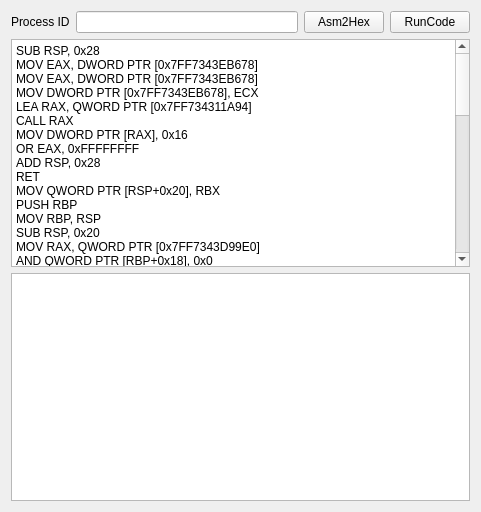
<?xml version="1.0" encoding="UTF-8"?>
<ui version="4.0">
 <class>AsmCodeRunClass</class>
 <widget class="QMainWindow" name="AsmCodeRunClass">
  <property name="geometry">
   <rect>
    <x>0</x>
    <y>0</y>
    <width>481</width>
    <height>512</height>
   </rect>
  </property>
  <property name="windowTitle">
   <string>AsmCodeRun</string>
  </property>
  <widget class="QWidget" name="centralWidget">
   <layout class="QGridLayout" name="gridLayout">
    <item row="0" column="0">
     <layout class="QVBoxLayout" name="verticalLayout">
      <item>
       <layout class="QHBoxLayout" name="horizontalLayout">
        <item>
         <widget class="QLabel" name="label">
          <property name="text">
           <string>Process ID</string>
          </property>
         </widget>
        </item>
        <item>
         <widget class="QLineEdit" name="ProcessID">
          <property name="text">
           <string/>
          </property>
          <property name="maxLength">
           <number>6</number>
          </property>
         </widget>
        </item>
        <item>
         <widget class="QPushButton" name="ExchangeCode">
          <property name="text">
           <string>Asm2Hex</string>
          </property>
         </widget>
        </item>
        <item>
         <widget class="QPushButton" name="RunCode">
          <property name="text">
           <string>RunCode</string>
          </property>
         </widget>
        </item>
       </layout>
      </item>
     </layout>
    </item>
    <item row="1" column="0">
     <layout class="QVBoxLayout" name="verticalLayout_2">
      <item>
       <widget class="QTextEdit" name="AsmCode">
        <property name="inputMethodHints">
         <set>Qt::ImhMultiLine</set>
        </property>
        <property name="html">
         <string>&lt;!DOCTYPE HTML PUBLIC &quot;-//W3C//DTD HTML 4.0//EN&quot; &quot;http://www.w3.org/TR/REC-html40/strict.dtd&quot;&gt;
&lt;html&gt;&lt;head&gt;&lt;meta name=&quot;qrichtext&quot; content=&quot;1&quot; /&gt;&lt;style type=&quot;text/css&quot;&gt;
p, li { white-space: pre-wrap; }
&lt;/style&gt;&lt;/head&gt;&lt;body style=&quot; font-family:'SimSun'; font-size:9pt; font-weight:400; font-style:normal;&quot;&gt;
&lt;p style=&quot; margin-top:0px; margin-bottom:0px; margin-left:0px; margin-right:0px; -qt-block-indent:0; text-indent:0px;&quot;&gt;SUB RSP, 0x28&lt;/p&gt;
&lt;p style=&quot; margin-top:0px; margin-bottom:0px; margin-left:0px; margin-right:0px; -qt-block-indent:0; text-indent:0px;&quot;&gt;MOV EAX, DWORD PTR [0x7FF7343EB678]&lt;/p&gt;
&lt;p style=&quot; margin-top:0px; margin-bottom:0px; margin-left:0px; margin-right:0px; -qt-block-indent:0; text-indent:0px;&quot;&gt;MOV EAX, DWORD PTR [0x7FF7343EB678]&lt;/p&gt;
&lt;p style=&quot; margin-top:0px; margin-bottom:0px; margin-left:0px; margin-right:0px; -qt-block-indent:0; text-indent:0px;&quot;&gt;MOV DWORD PTR [0x7FF7343EB678], ECX&lt;/p&gt;
&lt;p style=&quot; margin-top:0px; margin-bottom:0px; margin-left:0px; margin-right:0px; -qt-block-indent:0; text-indent:0px;&quot;&gt;LEA RAX, QWORD PTR [0x7FF734311A94]&lt;/p&gt;
&lt;p style=&quot; margin-top:0px; margin-bottom:0px; margin-left:0px; margin-right:0px; -qt-block-indent:0; text-indent:0px;&quot;&gt;CALL RAX&lt;/p&gt;
&lt;p style=&quot; margin-top:0px; margin-bottom:0px; margin-left:0px; margin-right:0px; -qt-block-indent:0; text-indent:0px;&quot;&gt;MOV DWORD PTR [RAX], 0x16&lt;/p&gt;
&lt;p style=&quot; margin-top:0px; margin-bottom:0px; margin-left:0px; margin-right:0px; -qt-block-indent:0; text-indent:0px;&quot;&gt;OR EAX, 0xFFFFFFFF&lt;/p&gt;
&lt;p style=&quot; margin-top:0px; margin-bottom:0px; margin-left:0px; margin-right:0px; -qt-block-indent:0; text-indent:0px;&quot;&gt;ADD RSP, 0x28&lt;/p&gt;
&lt;p style=&quot; margin-top:0px; margin-bottom:0px; margin-left:0px; margin-right:0px; -qt-block-indent:0; text-indent:0px;&quot;&gt;RET &lt;/p&gt;
&lt;p style=&quot; margin-top:0px; margin-bottom:0px; margin-left:0px; margin-right:0px; -qt-block-indent:0; text-indent:0px;&quot;&gt;MOV QWORD PTR [RSP+0x20], RBX&lt;/p&gt;
&lt;p style=&quot; margin-top:0px; margin-bottom:0px; margin-left:0px; margin-right:0px; -qt-block-indent:0; text-indent:0px;&quot;&gt;PUSH RBP&lt;/p&gt;
&lt;p style=&quot; margin-top:0px; margin-bottom:0px; margin-left:0px; margin-right:0px; -qt-block-indent:0; text-indent:0px;&quot;&gt;MOV RBP, RSP&lt;/p&gt;
&lt;p style=&quot; margin-top:0px; margin-bottom:0px; margin-left:0px; margin-right:0px; -qt-block-indent:0; text-indent:0px;&quot;&gt;SUB RSP, 0x20&lt;/p&gt;
&lt;p style=&quot; margin-top:0px; margin-bottom:0px; margin-left:0px; margin-right:0px; -qt-block-indent:0; text-indent:0px;&quot;&gt;MOV RAX, QWORD PTR [0x7FF7343D99E0]&lt;/p&gt;
&lt;p style=&quot; margin-top:0px; margin-bottom:0px; margin-left:0px; margin-right:0px; -qt-block-indent:0; text-indent:0px;&quot;&gt;AND QWORD PTR [RBP+0x18], 0x0&lt;/p&gt;
&lt;p style=&quot; margin-top:0px; margin-bottom:0px; margin-left:0px; margin-right:0px; -qt-block-indent:0; text-indent:0px;&quot;&gt;MOV RBX, 0x2B992DDFA232&lt;/p&gt;
&lt;p style=&quot; margin-top:0px; margin-bottom:0px; margin-left:0px; margin-right:0px; -qt-block-indent:0; text-indent:0px;&quot;&gt;CMP RAX, RBX&lt;/p&gt;
&lt;p style=&quot; margin-top:0px; margin-bottom:0px; margin-left:0px; margin-right:0px; -qt-block-indent:0; text-indent:0px;&quot;&gt;LEA RCX, QWORD PTR [RBP+0x18]&lt;/p&gt;
&lt;p style=&quot; margin-top:0px; margin-bottom:0px; margin-left:0px; margin-right:0px; -qt-block-indent:0; text-indent:0px;&quot;&gt;MOV RAX, QWORD PTR [0x7FF7343D99E0]&lt;/p&gt;
&lt;p style=&quot; margin-top:0px; margin-bottom:0px; margin-left:0px; margin-right:0px; -qt-block-indent:0; text-indent:0px;&quot;&gt;CALL RAX&lt;/p&gt;
&lt;p style=&quot; margin-top:0px; margin-bottom:0px; margin-left:0px; margin-right:0px; -qt-block-indent:0; text-indent:0px;&quot;&gt;MOV RAX, QWORD PTR [RBP+0x18]&lt;/p&gt;
&lt;p style=&quot; margin-top:0px; margin-bottom:0px; margin-left:0px; margin-right:0px; -qt-block-indent:0; text-indent:0px;&quot;&gt;MOV QWORD PTR [RBP+0x10], RAX&lt;/p&gt;
&lt;p style=&quot; margin-top:0px; margin-bottom:0px; margin-left:0px; margin-right:0px; -qt-block-indent:0; text-indent:0px;&quot;&gt;MOV RAX, QWORD PTR [0x7FF7343D99E0]&lt;/p&gt;
&lt;p style=&quot; margin-top:0px; margin-bottom:0px; margin-left:0px; margin-right:0px; -qt-block-indent:0; text-indent:0px;&quot;&gt;CALL RAX&lt;/p&gt;
&lt;p style=&quot; margin-top:0px; margin-bottom:0px; margin-left:0px; margin-right:0px; -qt-block-indent:0; text-indent:0px;&quot;&gt;MOV EAX, EAX&lt;/p&gt;
&lt;p style=&quot; margin-top:0px; margin-bottom:0px; margin-left:0px; margin-right:0px; -qt-block-indent:0; text-indent:0px;&quot;&gt;XOR QWORD PTR [RBP+0x10], RAX&lt;/p&gt;
&lt;p style=&quot; margin-top:0px; margin-bottom:0px; margin-left:0px; margin-right:0px; -qt-block-indent:0; text-indent:0px;&quot;&gt;MOV RAX, QWORD PTR [0x7FF7343D99E0]&lt;/p&gt;
&lt;p style=&quot; margin-top:0px; margin-bottom:0px; margin-left:0px; margin-right:0px; -qt-block-indent:0; text-indent:0px;&quot;&gt;CALL RAX&lt;/p&gt;
&lt;p style=&quot; margin-top:0px; margin-bottom:0px; margin-left:0px; margin-right:0px; -qt-block-indent:0; text-indent:0px;&quot;&gt;LEA RCX, QWORD PTR [RBP+0x20]&lt;/p&gt;
&lt;p style=&quot; margin-top:0px; margin-bottom:0px; margin-left:0px; margin-right:0px; -qt-block-indent:0; text-indent:0px;&quot;&gt;MOV EAX, EAX&lt;/p&gt;
&lt;p style=&quot; margin-top:0px; margin-bottom:0px; margin-left:0px; margin-right:0px; -qt-block-indent:0; text-indent:0px;&quot;&gt;XOR QWORD PTR [RBP+0x10], RAX&lt;/p&gt;
&lt;p style=&quot; margin-top:0px; margin-bottom:0px; margin-left:0px; margin-right:0px; -qt-block-indent:0; text-indent:0px;&quot;&gt;CALL QWORD PTR [0x7FF7343D99E0]&lt;/p&gt;
&lt;p style=&quot; margin-top:0px; margin-bottom:0px; margin-left:0px; margin-right:0px; -qt-block-indent:0; text-indent:0px;&quot;&gt;MOV EAX, DWORD PTR [RBP+0x20]&lt;/p&gt;
&lt;p style=&quot; margin-top:0px; margin-bottom:0px; margin-left:0px; margin-right:0px; -qt-block-indent:0; text-indent:0px;&quot;&gt;SHL RAX, 0x20&lt;/p&gt;
&lt;p style=&quot; margin-top:0px; margin-bottom:0px; margin-left:0px; margin-right:0px; -qt-block-indent:0; text-indent:0px;&quot;&gt;LEA RCX, QWORD PTR [RBP+0x10]&lt;/p&gt;
&lt;p style=&quot; margin-top:0px; margin-bottom:0px; margin-left:0px; margin-right:0px; -qt-block-indent:0; text-indent:0px;&quot;&gt;XOR RAX, QWORD PTR [RBP+0x20]&lt;/p&gt;
&lt;p style=&quot; margin-top:0px; margin-bottom:0px; margin-left:0px; margin-right:0px; -qt-block-indent:0; text-indent:0px;&quot;&gt;XOR RAX, QWORD PTR [RBP+0x10]&lt;/p&gt;
&lt;p style=&quot; margin-top:0px; margin-bottom:0px; margin-left:0px; margin-right:0px; -qt-block-indent:0; text-indent:0px;&quot;&gt;XOR RAX, RCX&lt;/p&gt;
&lt;p style=&quot; margin-top:0px; margin-bottom:0px; margin-left:0px; margin-right:0px; -qt-block-indent:0; text-indent:0px;&quot;&gt;MOV RCX, 0xFFFFFFFFFFFF&lt;/p&gt;
&lt;p style=&quot; margin-top:0px; margin-bottom:0px; margin-left:0px; margin-right:0px; -qt-block-indent:0; text-indent:0px;&quot;&gt;AND RAX, RCX&lt;/p&gt;
&lt;p style=&quot; margin-top:0px; margin-bottom:0px; margin-left:0px; margin-right:0px; -qt-block-indent:0; text-indent:0px;&quot;&gt;MOV RCX, 0x2B992DDFA233&lt;/p&gt;
&lt;p style=&quot; margin-top:0px; margin-bottom:0px; margin-left:0px; margin-right:0px; -qt-block-indent:0; text-indent:0px;&quot;&gt;CMP RAX, RBX&lt;/p&gt;
&lt;p style=&quot; margin-top:0px; margin-bottom:0px; margin-left:0px; margin-right:0px; -qt-block-indent:0; text-indent:0px;&quot;&gt;CMOVE RAX, RCX&lt;/p&gt;
&lt;p style=&quot; margin-top:0px; margin-bottom:0px; margin-left:0px; margin-right:0px; -qt-block-indent:0; text-indent:0px;&quot;&gt;MOV QWORD PTR [0x7FF7343D99E0], RAX&lt;/p&gt;
&lt;p style=&quot; margin-top:0px; margin-bottom:0px; margin-left:0px; margin-right:0px; -qt-block-indent:0; text-indent:0px;&quot;&gt;MOV RBX, QWORD PTR [RSP+0x48]&lt;/p&gt;
&lt;p style=&quot; margin-top:0px; margin-bottom:0px; margin-left:0px; margin-right:0px; -qt-block-indent:0; text-indent:0px;&quot;&gt;NOT RAX&lt;/p&gt;
&lt;p style=&quot; margin-top:0px; margin-bottom:0px; margin-left:0px; margin-right:0px; -qt-block-indent:0; text-indent:0px;&quot;&gt;MOV QWORD PTR [0x7FF7343D99E8], RAX&lt;/p&gt;
&lt;p style=&quot; margin-top:0px; margin-bottom:0px; margin-left:0px; margin-right:0px; -qt-block-indent:0; text-indent:0px;&quot;&gt;ADD RSP, 0x20&lt;/p&gt;
&lt;p style=&quot; margin-top:0px; margin-bottom:0px; margin-left:0px; margin-right:0px; -qt-block-indent:0; text-indent:0px;&quot;&gt;POP RBP&lt;/p&gt;
&lt;p style=&quot; margin-top:0px; margin-bottom:0px; margin-left:0px; margin-right:0px; -qt-block-indent:0; text-indent:0px;&quot;&gt;RET&lt;/p&gt;&lt;/body&gt;&lt;/html&gt;</string>
        </property>
        <property name="acceptRichText">
         <bool>false</bool>
        </property>
       </widget>
      </item>
      <item>
       <widget class="QTextEdit" name="ReturnCode">
        <property name="readOnly">
         <bool>true</bool>
        </property>
       </widget>
      </item>
     </layout>
    </item>
   </layout>
  </widget>
 </widget>
 <layoutdefault spacing="6" margin="11"/>
 <resources>
  <include location="AsmCodeRun.qrc"/>
 </resources>
 <connections/>
</ui>
